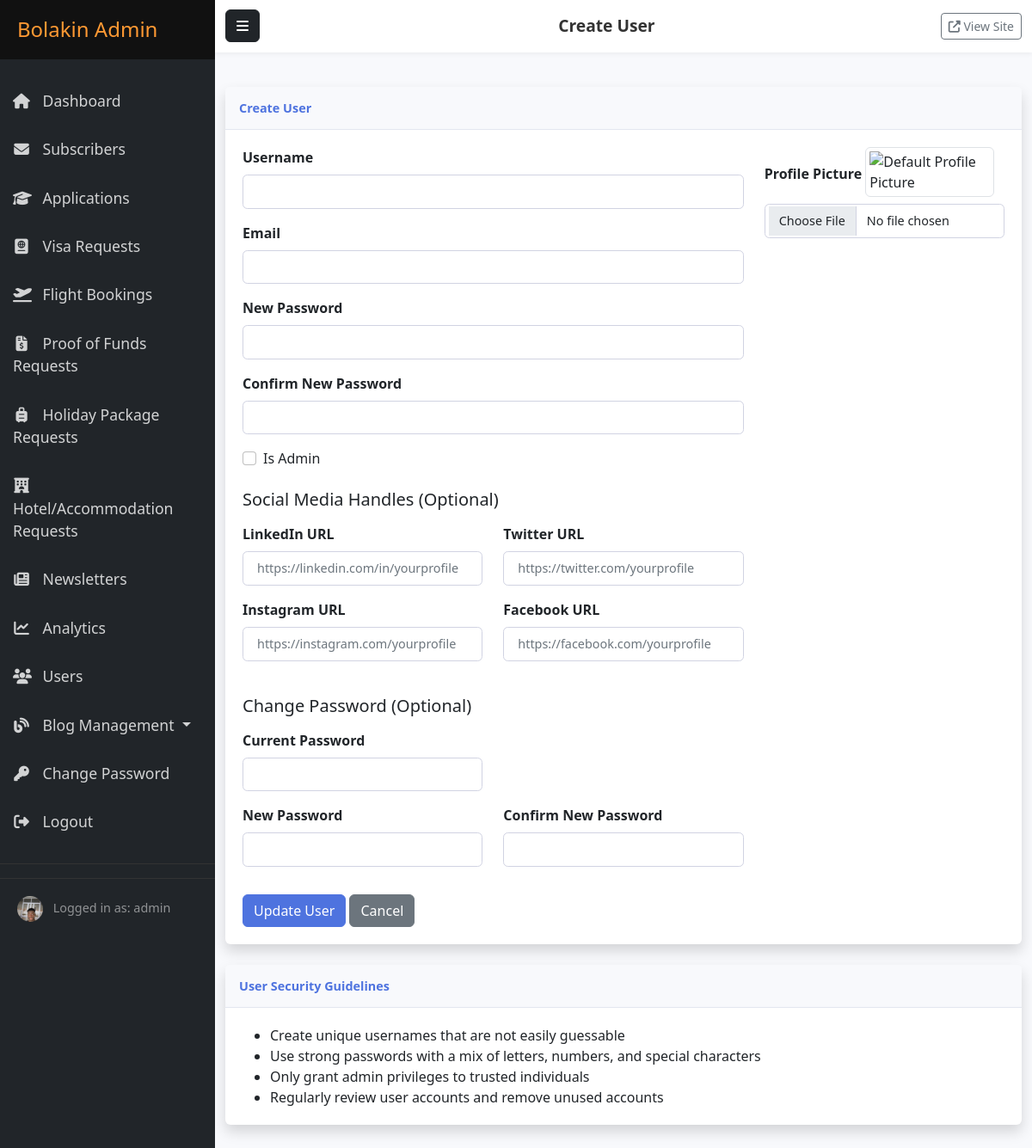
Page /admin/dashboard/users/create (signed in) on the committed database.
### models.py (models this page shows, shortened)
class User(db.Model, UserMixin):
    __tablename__ = 'users'
    __table_args__ = {'extend_existing': True}
    id = db.Column(db.Integer, primary_key=True)
    username = db.Column(db.String(64), unique=True, nullable=False)
    email = db.Column(db.String(120), unique=True, nullable=False)
    password_hash = db.Column(db.String(256), nullable=False)
    is_admin = db.Column(db.Boolean, default=False, nullable=False)
    created_at = db.Column(db.DateTime, default=datetime.utcnow)
    last_login = db.Column(db.DateTime, nullable=True)
    password_changed = db.Column(db.Boolean, default=False, nullable=False)
    profile_image_file = db.Column(db.String(200), nullable=True)  # Added field for profile picture
    linkedin_url = db.Column(db.String(255), nullable=True)
    twitter_url = db.Column(db.String(255), nullable=True)
    instagram_url = db.Column(db.String(255), nullable=True)
    facebook_url = db.Column(db.String(255), nullable=True) # Added Facebook as well

### routes/admin.py (the view, shortened to what this page needs)
@admin.route('/users/create', methods=['GET', 'POST'])
@login_required
@admin_required
def create_user():
    form = AdminUserUpdateForm() # Instantiate form for GET request
    return render_template('admin/user_form.html', title='Create User', form=form) # Pass form to template

### templates/admin/user_form.html (shortened to what this page needs)
{% extends "admin/base.html" %}
{% block header_title %}{{ title }}{% endblock %}
{% block content %}
<div class="card shadow mb-4">
    <div class="card-header py-3">
        <h6 class="m-0 font-weight-bold text-primary">{{ title }}</h6>
    </div>
    <div class="card-body">
        <form method="POST" action="{{ url_for('admin.edit_user', id=user.id) if user else url_for('admin.create_user') }}" enctype="multipart/form-data">
            <div class="row">
                <div class="col-md-8">
                    <div class="form-group mb-3">
                        {{ form.username.label(class="form-label") }}
                        {{ form.username(class="form-control" + (" is-invalid" if form.username.errors else "")) }}
                    </div>
                    <div class="form-group mb-3">
                        {{ form.email.label(class="form-label") }}
                        {{ form.email(class="form-control" + (" is-invalid" if form.email.errors else "")) }}
                    </div>
                    <div class="form-group mb-3">
                        {{ form.new_password.label(class="form-label") }} {% if user %}<small class="text-muted">(Leave blank to keep current password)</small>{% endif %}
                        {{ form.new_password(class="form-control" + (" is-invalid" if form.new_password.errors else "")) }}
                    </div>
                    <div class="form-group mb-3">
                        {{ form.confirm_new_password.label(class="form-label") }}
                        {{ form.confirm_new_password(class="form-control" + (" is-invalid" if form.confirm_new_password.errors else "")) }}
                    </div>
                    <div class="form-check mb-3">
                        {{ form.is_admin(class="form-check-input") }}
                        {{ form.is_admin.label(class="form-check-label") }}
                    </div>
                    <h5 class="mt-4 mb-3">Social Media Handles (Optional)</h5>
                    <div class="row">
                        <div class="col-md-6">
                            <div class="form-group mb-3">
                                {{ form.linkedin_url.label(class="form-label") }}
                                {{ form.linkedin_url(class="form-control" + (" is-invalid" if form.linkedin_url.errors else ""), placeholder="https://linkedin.com/in/yourprofile") }}
                            </div>
                        </div>
                        <div class="col-md-6">
                            <div class="form-group mb-3">
                                {{ form.twitter_url.label(class="form-label") }}
                                {{ form.twitter_url(class="form-control" + (" is-invalid" if form.twitter_url.errors else ""), placeholder="https://twitter.com/yourprofile") }}
                            </div>
                        </div>
                    </div>
                    <div class="row">
                        <div class="col-md-6">
                            <div class="form-group mb-3">
                                {{ form.instagram_url.label(class="form-label") }}
                                {{ form.instagram_url(class="form-control" + (" is-invalid" if form.instagram_url.errors else ""), placeholder="https://instagram.com/yourprofile") }}
                            </div>
                        </div>
                        <div class="col-md-6">
                            <div class="form-group mb-3">
                                {{ form.facebook_url.label(class="form-label") }}
                                {{ form.facebook_url(class="form-control" + (" is-invalid" if form.facebook_url.errors else ""), placeholder="https://facebook.com/yourprofile") }}
                            </div>
                        </div>
                    </div>
                    <h5 class="mt-4 mb-3">Change Password (Optional)</h5>
                    <div class="row">
                        <div class="col-md-6">
                            <div class="form-group mb-3">
                                {{ form.current_password.label(class="form-label") }}
                                {{ form.current_password(class="form-control" + (" is-invalid" if form.current_password.errors else "")) }}
                            </div>
                        </div>
                    </div>
                    <div class="row">
                        <div class="col-md-6">
                            <div class="form-group mb-3">
                                {{ form.new_password.label(class="form-label") }}
                                {{ form.new_password(class="form-control" + (" is-invalid" if form.new_password.errors else "")) }}
                            </div>
                        </div>
                        <div class="col-md-6">
                            <div class="form-group mb-3">
                                {{ form.confirm_new_password.label(class="form-label") }}
                                {{ form.confirm_new_password(class="form-control" + (" is-invalid" if form.confirm_new_password.errors else "")) }}
                            </div>
                        </div>
                    </div>
                </div>
                <div class="col-md-4">
                    <div class="form-group mb-3">
                        {{ form.profile_image.label(class="form-label") }}
                        {% if user and user.profile_image_file %}
                            <img src="{{ url_for('main.uploaded_file', subpath=user.profile_image_file) }}"
                                 alt="Current Profile Picture" class="img-thumbnail mb-2" style="max-width: 150px; max-height: 150px;">
                        {% else %}
                            <img src="{{ url_for('static', filename='images/default_avatar.png') }}"
                                 alt="Default Profile Picture" class="img-thumbnail mb-2" style="max-width: 150px; max-height: 150px;">
                        {% endif %}
                        {{ form.profile_image(class="form-control" + (" is-invalid" if form.profile_image.errors else "")) }}
                    </div>
                </div>
            </div>
            <div class="mt-3">
                {{ form.submit(class="btn btn-primary") }}
                <a href="{{ url_for('admin.users') }}" class="btn btn-secondary">Cancel</a>
            </div>
        </form>
    </div>
</div>
{% if not user %}
<div class="card shadow mt-4">
    <div class="card-header py-3">
        <h6 class="m-0 font-weight-bold text-primary">User Security Guidelines</h6>
    </div>
    <div class="card-body">
        <ul class="mb-0">
            <li>Create unique usernames that are not easily guessable</li>
            <li>Use strong passwords with a mix of letters, numbers, and special characters</li>
            <li>Only grant admin privileges to trusted individuals</li>
            <li>Regularly review user accounts and remove unused accounts</li>
        </ul>
    </div>
</div>
{% endif %}
{% endblock %}

### templates/admin/base.html (shortened to what this page needs)
<!DOCTYPE html>
<html lang="en">
<head>
    <link href="https://cdn.jsdelivr.net/npm/bootstrap@5.2.3/dist/css/bootstrap.min.css" rel="stylesheet">
    <link rel="stylesheet" href="https://cdnjs.cloudflare.com/ajax/libs/font-awesome/6.3.0/css/all.min.css">
    <link rel="stylesheet" href="{{ url_for('static', filename='css/admin.css') }}">
</head>
<body>
    <div class="wrapper">
        <nav id="sidebar" class="bg-dark">
            <div class="sidebar-header">
                <h3>Bolakin Admin</h3>
            </div>
            <ul class="list-unstyled components">
                <li class="{% if request.endpoint == 'admin.dashboard' %}active{% endif %}">
                    <a href="{{ url_for('admin.dashboard') }}">
                        <i class="fas fa-home"></i> Dashboard
                    </a>
                </li>
                <li class="{% if 'subscribers' in request.endpoint %}active{% endif %}">
                    <a href="{{ url_for('admin.subscribers') }}">
                        <i class="fas fa-envelope"></i> Subscribers
                    </a>
                </li>
                <li class="{% if 'applications' in request.endpoint %}active{% endif %}">
                    <a href="{{ url_for('admin.applications') }}">
                        <i class="fas fa-graduation-cap"></i> Applications
                    </a>
                </li>
                <li class="{% if 'visa_requests' in request.endpoint or 'visa_request_details' in request.endpoint %}active{% endif %}">
                    <a href="{{ url_for('admin.visa_requests_list') }}">
                        <i class="fas fa-passport"></i> Visa Requests
                    </a>
                </li>
                <li class="{% if 'flight_bookings' in request.endpoint or 'flight_booking_details' in request.endpoint %}active{% endif %}">
                    <a href="{{ url_for('admin.flight_bookings_list') }}">
                        <i class="fas fa-plane-departure"></i> Flight Bookings
                    </a>
                </li>
                <li class="{% if 'proof_of_funds_requests' in request.endpoint or 'proof_of_funds_details' in request.endpoint %}active{% endif %}">
                    <a href="{{ url_for('admin.proof_of_funds_requests_list') }}">
                        <i class="fas fa-file-invoice-dollar"></i> Proof of Funds Requests
                    </a>
                </li>
                <li class="{% if 'holiday_package_requests' in request.endpoint or 'holiday_package_request_details' in request.endpoint %}active{% endif %}">
                    <a href="{{ url_for('admin.holiday_package_requests_list') }}">
                        <i class="fas fa-suitcase-rolling"></i> Holiday Package Requests
                    </a>
                </li>
                <li class="{% if 'hotel_accommodation_requests' in request.endpoint or 'hotel_accommodation_request_details' in request.endpoint %}active{% endif %}">
                    <a href="{{ url_for('admin.hotel_accommodation_requests_list') }}">
                        <i class="fas fa-hotel"></i> Hotel/Accommodation Requests
                    </a>
                </li>
                <li class="{% if 'newsletters' in request.endpoint %}active{% endif %}">
                    <a href="{{ url_for('admin.newsletters') }}">
                        <i class="fas fa-newspaper"></i> Newsletters
                    </a>
                </li>
                <li class="{% if 'analytics' in request.endpoint %}active{% endif %}">
                    <a href="{{ url_for('admin.analytics') }}">
                        <i class="fas fa-chart-line"></i> Analytics
                    </a>
                </li>
                <li class="{% if 'users' in request.endpoint %}active{% endif %}">
                    <a href="{{ url_for('admin.users') }}">
                        <i class="fas fa-users"></i> Users
                    </a>
                </li>
                <li class="nav-item dropdown {% if 'blog' in request.endpoint %}active{% endif %}">
                    <a href="#blogSubmenu" data-bs-toggle="collapse" aria-expanded="false" class="dropdown-toggle nav-link">
                        <i class="fas fa-blog"></i> Blog Management
                    </a>
                </li>
                <li>
                    <a href="{{ url_for('auth.change_password') }}">
                        <i class="fas fa-key"></i> Change Password
                    </a>
                </li>
                <li>
                    <a href="{{ url_for('auth.logout') }}">
                        <i class="fas fa-sign-out-alt"></i> Logout
                    </a>
                </li>
            </ul>
            <div class="sidebar-footer">
                {% if current_user.is_authenticated %}
                    {% if current_user.profile_image_file %}
                        <img src="{{ url_for('main.uploaded_file', subpath=current_user.profile_image_file) }}"
                             alt="{{ current_user.username }}" class="rounded-circle me-2"
                             style="width: 30px; height: 30px; object-fit: cover;">
                    {% else %}
                        <img src="{{ url_for('static', filename='images/default_avatar.png') }}"
                             alt="Default Avatar" class="rounded-circle me-2"
                             style="width: 30px; height: 30px; object-fit: cover;">
                    {% endif %}
                    <span>Logged in as: {{ current_user.username }}</span>
                {% endif %}
            </div>
        </nav>
        <div id="content">
            <nav class="navbar navbar-expand-lg navbar-light bg-light">
                <div class="container-fluid">
                    <button type="button" id="sidebarCollapse" class="btn btn-dark">
                        <i class="fas fa-bars"></i>
                    </button>
                    <span class="navbar-text">
                        {% block header_title %}Admin Dashboard{% endblock %}
                    </span>
                    <div>
                        <a href="{{ url_for('main.index') }}" class="btn btn-outline-secondary btn-sm" target="_blank">
                            <i class="fas fa-external-link-alt"></i> View Site
                        </a>
                    </div>
                </div>
            </nav>
            <main class="container-fluid py-4">
                {% block content %}{% endblock %}
            </main>
        </div>
    </div>
</body>
</html>

### rows in the picture
User: profile_image_file (picture), username "admin"

### other values in the picture
{{ title }} "Create User"
